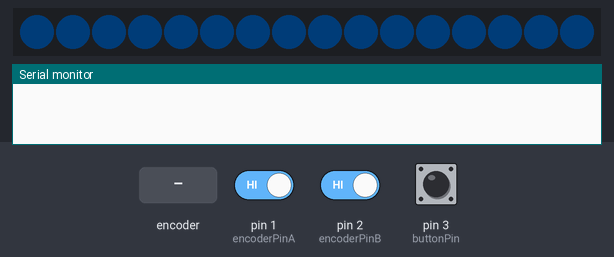
A sketch run on a simulated Arduino Leonardo, built with avr-gcc and run on an emulated ATmega32U4. Shown: 16 RGB LEDs in strip order, left to right, the last lines printed to the serial monitor. Inputs (shaded band) come from the test bench; at power-on: pin 3 (buttonPin) HIGH, pin 1 (encoderPinA) HIGH, pin 2 (encoderPinB) HIGH. Dim RGB values are drawn brighter than linear; USB keyboard and mouse output is not drawn.

Above: at 1.2 s.
1.3 s: pin 3 (buttonPin) pulled LOW for 1 s
At 1.55 s:
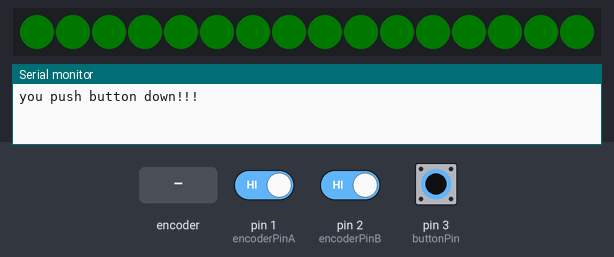
3.8 s: rotary encoder on pin 1 (encoderPinA) / pin 2 (encoderPinB) turned 3 steps (first pin leading)
At 5.2 s:
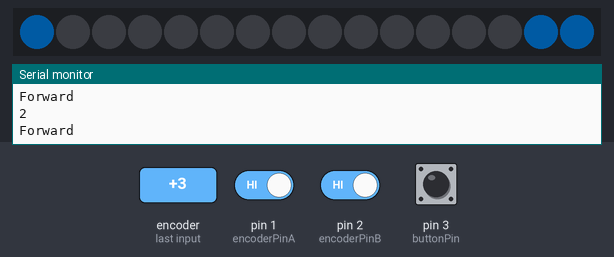
5.9 s: rotary encoder on pin 1 (encoderPinA) / pin 2 (encoderPinB) turned 2 steps (second pin leading)
At 6.7 s:
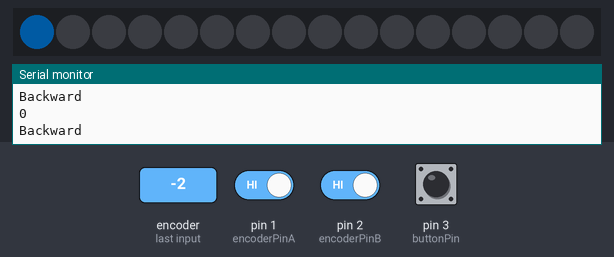
7.8 s: pin 3 (buttonPin) pulled LOW for 0.15 s
At 9.1 s:
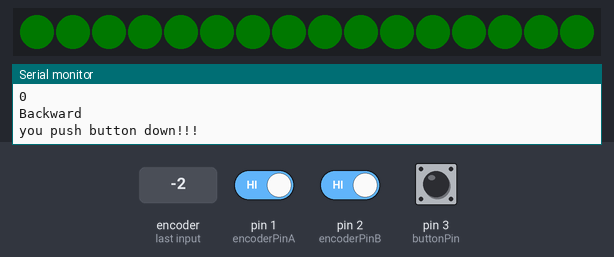
9.4 s: rotary encoder on pin 1 (encoderPinA) / pin 2 (encoderPinB) turned 3 steps (first pin leading)
At 10.2 s:
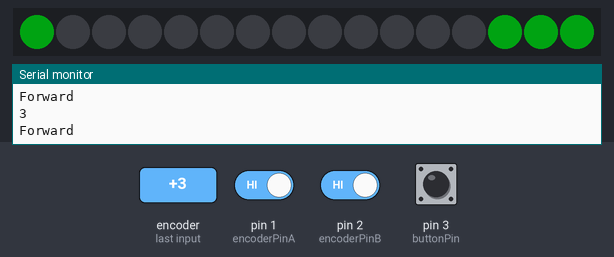
11.5 s: pin 3 (buttonPin) pulled LOW for 3.2 s
At 15.5 s:
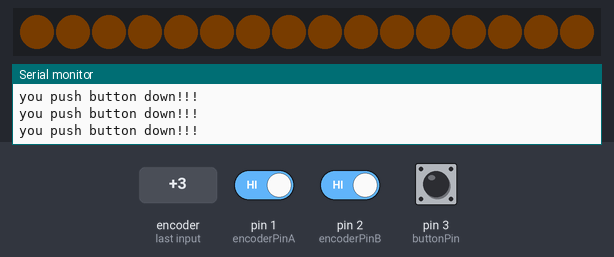
Timing chart, 0 to 17.0 s (numbered marks = the images above; inputs shaded):
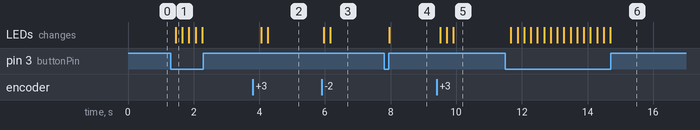

The sketch:

InfinityUSBKnob_0.9.ino
```cpp
//Kunsh13

#include "HID-Project.h"
#include "Adafruit_NeoPixel.h"


#define PIN  4//to change to DI
#define NUMPIXELS      16 //adjust number of pixels in the ring
int MaxPixelID=NUMPIXELS-1; //because first pixel is 0
volatile byte mybrightness = 36; //max brightness when turning the knob
volatile byte lowbrightness = 2; //initial brightness
int MaxMode=5; //defines how many modes we want. The code further down is pre-written for 5 modes (0 to 4) but this integer allows to trim off while not having to delete functions.

Adafruit_NeoPixel pixels=Adafruit_NeoPixel(NUMPIXELS,PIN,NEO_GRB+NEO_KHZ800);


int encoderPinA = 1;
int encoderPinB = 2;
int buttonPin = 3; //Pin C (push)

volatile int lastEncoded = 0;
volatile long encoderValue = 0;

long lastencoderValue = 0;
long OldValue = 0;
long NewValue =0;

int lastMSB = 0;
int lastLSB = 0;
int Mode =0, Red[5] = { 0, 0, 255, 255,255 }, Green[5]={145,255,119,0,255}, Blue[5]={255,30,0,239,0} ; //default mode on startup + define colors for each mode
/*Mode 0->Blue (0,145,255) ; 1-> Green (0,255,30) ; 2->Orange ; 3-> Purple ; 5-> Yellow*/

long readEncoderValue(void){
    return encoderValue/4;
}

boolean isButtonPushDown(void){
  if(!digitalRead(buttonPin)){
    delay(50);
    if(!digitalRead(buttonPin))
      return true;
  }
  return false;
}

void setup() {
  Serial.begin (9600);

  pinMode(encoderPinA, INPUT);
  pinMode(encoderPinB, INPUT);
  pinMode(buttonPin, INPUT);

  digitalWrite(encoderPinA, HIGH); //turn pullup resistor on
  digitalWrite(encoderPinB, HIGH); //turn pullup resistor on

  //call updateEncoder() when any high/low changed seen on Pin A or B
  attachInterrupt(digitalPinToInterrupt(encoderPinA), updateEncoder, CHANGE);
  attachInterrupt(digitalPinToInterrupt(encoderPinB), updateEncoder, CHANGE);


  Consumer.begin(); //initialize HID
  Keyboard.begin(); // initialize keyboard

  //Initialize Neopixel
  pixels.setBrightness(lowbrightness);
  pixels.begin();
  //lit all pixels with lower brightness
  for( int i = 0; i<NUMPIXELS; i++){
        pixels.setPixelColor(i, Red[Mode],Green[Mode],Blue[Mode]);
    }
  pixels.show();
} //end setup

void loop(){


  if(isButtonPushDown()){
    Serial.println("you push button down!!!");
    Mode++;
    encoderValue = 0;
    if(Mode==MaxMode){Mode=0;} //cycle through Modes
    delay(100);
    pixels.setBrightness(lowbrightness);
    for( int i = 0; i<NUMPIXELS; i++){
        pixels.setPixelColor(i, Red[Mode],Green[Mode],Blue[Mode]);
    }
    //pixels.setPixelColor(0, Red[Mode],Green[Mode],Blue[Mode]); //display first led with new color and lower brightness
    pixels.show();

 }

  delay(50);

}//end loop


//2 types Led Animation. The pixels in the neoring 16 are ordered in counterclokwise way while the 8 one is counterclockwise. The code below is for counterclockwise setup.
void AnimationStop(signed int KnobValue, int Red, int Green, int Blue) //Animation in one direction only with pixel 0 as starting point |----->
{

    for(int i=0;i<NUMPIXELS;i++) { //turn all off
       pixels.setPixelColor(i, 0,0,0);

    }

  if(KnobValue<0)
  {
    encoderValue=0;
  }

  if(KnobValue>0)
  {
    int MinValue=min(abs(MaxPixelID-KnobValue),MaxPixelID);

  for(int i=MaxPixelID;i>MinValue;i--) {
       pixels.setPixelColor(i, Red,Green,Blue);
    }
   }


    pixels.setPixelColor(0, Red,Green,Blue); //pixel 0 always on
    pixels.setBrightness(mybrightness);
    pixels.show();

}


void AnimationContinuous(signed int KnobValue, int Red, int Green, int Blue) //Animation bidirectional centered on pixel 0 <------|------>
{

   for(int i=0;i<NUMPIXELS;i++) { //turn all off
       pixels.setPixelColor(i, 0,0,0);
    }

  if(KnobValue<0) {
    int MaxValue=abs(KnobValue);

    for(int i=0;i<MaxValue;i++){

       pixels.setPixelColor(i, Red,Green,Blue);

    }
  }

  if(KnobValue>0)
  {
    int MinValue=min(abs(MaxPixelID-KnobValue),MaxPixelID);

  for(int i=MaxPixelID;i>MinValue;i--) {
       pixels.setPixelColor(i, Red,Green,Blue);

    }
   }


    pixels.setPixelColor(0, Red,Green,Blue); //pixel 0 always on
    pixels.setBrightness(mybrightness);
    pixels.show();


}

//Here's all the shortcuts pre-defined. CW=clockwise; CCW=counterclockwise. Do NOT put any delay() in those functions as it is incompatible with the interrupt

void ShortcutActionCW0(){//Undo

//Keyboard.press(KEY_LEFT_GUI);
Keyboard.press(KEY_LEFT_CTRL);
Keyboard.write('z');
Keyboard.releaseAll();//release
}

void ShortcutActionCCW0(){//Redo

//Keyboard.press(KEY_LEFT_GUI);
Keyboard.press(KEY_LEFT_CTRL);
Keyboard.press(KEY_LEFT_SHIFT);//SHIFT+CMD+z
Keyboard.write('z');
Keyboard.releaseAll();//release
}

void ShortcutActionCW1(){
    Consumer.write(MEDIA_VOLUME_UP);

}

void ShortcutActionCCW1(){
    Consumer.write(MEDIA_VOLUME_DOWN);

}

void ShortcutActionCW2(){
Keyboard.press(KEY_LEFT_GUI);
//Keyboard.write('w');
Keyboard.releaseAll();//release
}

void ShortcutActionCCW2(){
Keyboard.press(KEY_LEFT_GUI);
Keyboard.press(KEY_LEFT_SHIFT);//SHIFT+CMD+z
//Keyboard.write('t');
Keyboard.releaseAll();//release
}

void ShortcutActionCW3(){
Keyboard.press(KEY_LEFT_GUI);
Keyboard.press(KEY_LEFT_ALT);//SHIFT+CMD+z
Keyboard.press(KEY_RIGHT_ARROW);
Keyboard.releaseAll();//release
}

void ShortcutActionCCW3(){
Keyboard.begin();
Keyboard.press(KEY_LEFT_GUI);
Keyboard.press(KEY_LEFT_ALT);//SHIFT+CMD+z
Keyboard.press(KEY_LEFT_ARROW);
Keyboard.releaseAll();//release
}

void ShortcutActionCW4(){

}

void ShortcutActionCCW4(){

}

///////End of Shortcuts definition

void updateEncoder(){ //this function is called on interrupt

  OldValue=readEncoderValue();
  int MSB = digitalRead(encoderPinA); //MSB = most significant bit
  int LSB = digitalRead(encoderPinB); //LSB = least significant bit

  int encoded = (MSB << 1) |LSB; //converting the 2 pin value to single number
  int sum  = (lastEncoded << 2) | encoded; //adding it to the previous encoded value

  if(sum == 0b1101 || sum == 0b0100 || sum == 0b0010 || sum == 0b1011) encoderValue ++;
  if(sum == 0b1110 || sum == 0b0111 || sum == 0b0001 || sum == 0b1000) encoderValue --;

 NewValue=readEncoderValue();

  if(NewValue!=OldValue)
  {
 Serial.println(NewValue);
  }

  if(NewValue>OldValue) //Clockwise turn
  {
    Serial.println("Forward");

     if(Mode==0)
    {
        ShortcutActionCW0();
        AnimationStop(NewValue, Red[Mode], Green[Mode], Blue[Mode]);
    }
     if(Mode==1)
    {
        ShortcutActionCW1();
        AnimationContinuous(NewValue, Red[Mode], Green[Mode], Blue[Mode]);
    }
      if(Mode==2)
    {
        ShortcutActionCW2();
        AnimationContinuous(NewValue, Red[Mode], Green[Mode], Blue[Mode]);
    }
     if(Mode==3)
    {
        ShortcutActionCW3();
        AnimationContinuous(NewValue, Red[Mode], Green[Mode], Blue[Mode]);
    }
      if(Mode==4)
    {
        ShortcutActionCW4();
        AnimationContinuous(NewValue, Red[Mode], Green[Mode], Blue[Mode]);
    }


  }

   if(NewValue<OldValue) //AntiClockwise turn
  {
    Serial.println("Backward");
    if(Mode==0)
    {
        ShortcutActionCCW0();
        AnimationStop(NewValue, Red[Mode], Green[Mode], Blue[Mode]);
    }

    if(Mode==1)
    {
        ShortcutActionCCW1();
        AnimationContinuous(NewValue, Red[Mode], Green[Mode], Blue[Mode]);
    }

    if(Mode==2)
    {
        ShortcutActionCCW2();
        AnimationContinuous(NewValue, Red[Mode], Green[Mode], Blue[Mode]);
    }

    if(Mode==3)
    {
        ShortcutActionCCW3();
        AnimationContinuous(NewValue, Red[Mode], Green[Mode], Blue[Mode]);
    }

      if(Mode==4)
    {
        ShortcutActionCCW4();
        AnimationContinuous(NewValue, Red[Mode], Green[Mode], Blue[Mode]);
    }


  }

  lastEncoded = encoded; //store this value for next time

}
```

Measured:
- after the input at 1.3 s, the LEDs: change after 0.15 s (image 1)
- after the input at 3.8 s, the LEDs: first change after 0.26 s (image 2 shows a later state)
- after the input at 5.9 s, the LEDs: first change after 0.06 s (image 3 shows a later state)
- after the input at 7.8 s, the LEDs: change after 0.16 s (image 4)
- after the input at 9.4 s, the LEDs: first change after 0.11 s (image 5 shows a later state)
- after the input at 11.5 s, the LEDs: change after 0.17 s (image 6)
